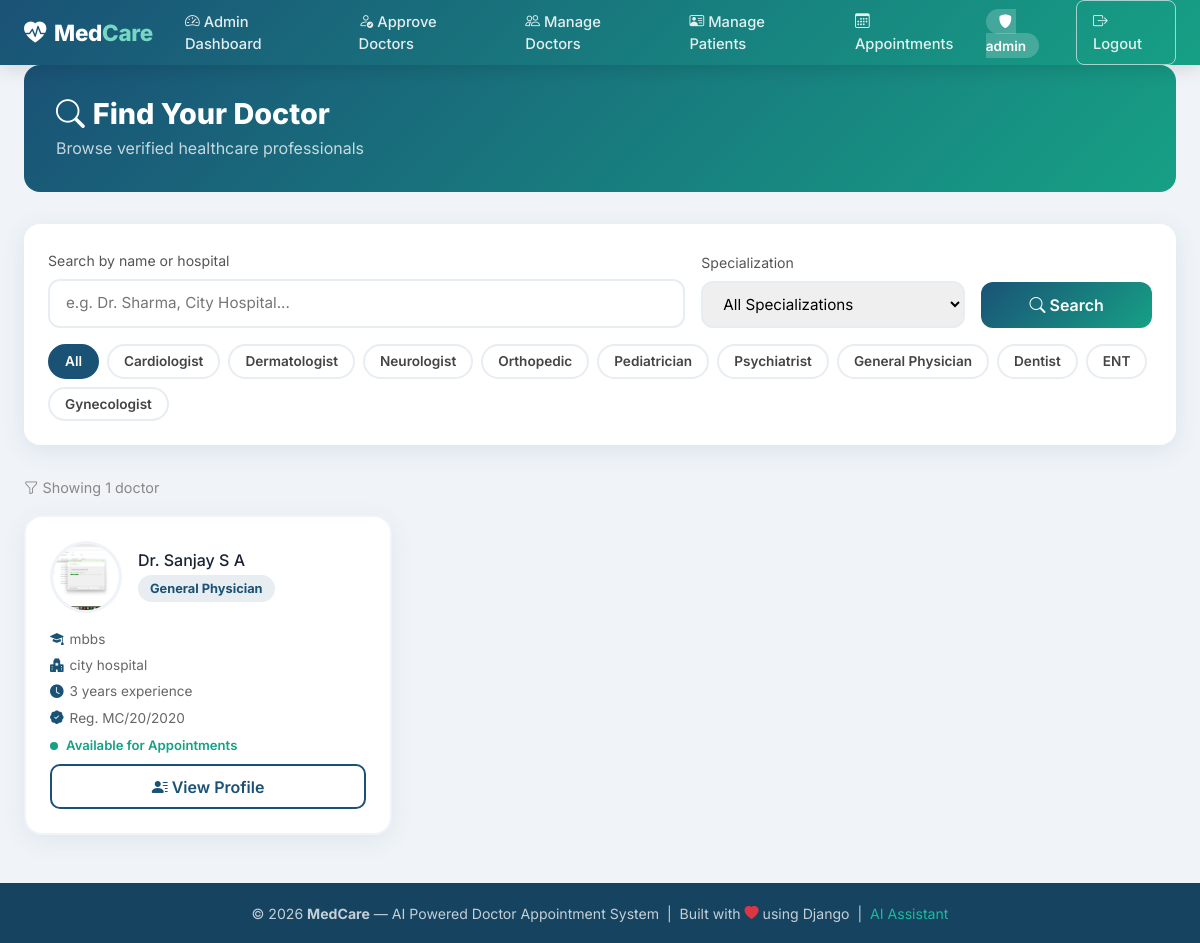
Page /doctors/ (signed in) on the committed database.
### accounts/models.py (models this page shows, shortened)
class User(AbstractUser):
    role = models.CharField(max_length=20, choices=ROLE_CHOICES, default='patient')

class DoctorProfile(models.Model):
    user               = models.OneToOneField(User, on_delete=models.CASCADE, related_name='doctorprofile')
    full_name          = models.CharField(max_length=100)
    email              = models.EmailField(blank=True, default='')
    phone              = models.CharField(max_length=15)
    specialization     = models.CharField(max_length=100, choices=SPECIALIZATION_CHOICES)
    qualification      = models.CharField(max_length=200, blank=True, default='', help_text="e.g. MBBS, MD, MS")
    experience         = models.IntegerField(default=0, help_text="Years of experience")
    hospital_name      = models.CharField(max_length=200, blank=True, default='')
    doctor_id          = models.CharField(max_length=50, unique=True)
    medical_council_reg = models.CharField(max_length=100, blank=True, default='', verbose_name="Medical Council Reg. No.")
    profile_picture    = models.ImageField(upload_to='doctors/profile/', blank=True, null=True)
    id_proof           = models.FileField(upload_to='doctors/id_proof/', blank=True, null=True)
    is_verified        = models.BooleanField(default=False)
    created_at         = models.DateTimeField(auto_now_add=True, null=True)
    class Meta:
        verbose_name = "Doctor Profile"
        ordering = ['-created_at']

### accounts/views.py (the view)
# urls.py: path('doctors/',                  a.doctor_list,    name='doctor_list'),
@login_required
def doctor_list(request):
    specialization = request.GET.get('specialization', '')
    search         = request.GET.get('search', '')
    doctors = DoctorProfile.objects.filter(is_verified=True).select_related('user')
    if specialization:
        doctors = doctors.filter(specialization=specialization)
    if search:
        doctors = doctors.filter(
            Q(full_name__icontains=search) |
            Q(hospital_name__icontains=search) |
            Q(specialization__icontains=search)
        )
    return render(request, 'doctor_list.html', {
        'doctors':          doctors,
        'specializations':  SPECIALIZATION_CHOICES,
        'selected_spec':    specialization,
        'search_query':     search,
    })

### templates/doctor_list.html (shortened to what this page needs)
{% extends 'base.html' %}
{% block content %}
<div class="list-page container-fluid px-4">
    <div class="page-header">
        <h1 style="font-size:1.8rem;font-weight:800;margin:0">
            <i class="bi bi-search me-2"></i>Find Your Doctor
        </h1>
        <p class="mb-0 opacity-75 mt-1">Browse verified healthcare professionals</p>
    </div>
    <div class="search-card">
        <form method="GET" action="{% url 'doctor_list' %}">
            <div class="row g-3 align-items-end mb-3">
                <div class="col-md-7">
                    <label class="form-label fw-600" style="font-size:0.88rem;color:#555">Search by name or hospital</label>
                    <input type="text" name="search" class="search-control" placeholder="e.g. Dr. Sharma, City Hospital..."
                           value="{{ search_query }}">
                </div>
                <div class="col-md-3">
                    <label class="form-label fw-600" style="font-size:0.88rem;color:#555">Specialization</label>
                    <select name="specialization" class="search-control" style="border-radius:12px">
                        <option value="">All Specializations</option>
                    </select>
                </div>
                <div class="col-md-2">
                    <button type="submit" class="btn-search w-100">
                        <i class="bi bi-search me-1"></i>Search
                    </button>
                </div>
            </div>
        </form>
        <div class="spec-filter">
            <a href="{% url 'doctor_list' %}" class="spec-chip {% if not selected_spec %}active{% endif %}">All</a>
            {% for value, label in specializations %}
            <a href="{% url 'doctor_list' %}?specialization={{ value }}" class="spec-chip {% if selected_spec == value %}active{% endif %}">{{ label }}</a>
            {% endfor %}
        </div>
    </div>
    {% if doctors %}
    <p class="results-count"><i class="bi bi-funnel me-1"></i>Showing {{ doctors|length }} doctor{{ doctors|length|pluralize }}</p>
    <div class="row g-4">
        {% for doc in doctors %}
        <div class="col-md-6 col-lg-4">
            <div class="doctor-card">
                <div class="d-flex align-items-center gap-3 mb-3">
                    {% if doc.profile_picture %}
                    <img src="{{ doc.profile_picture.url }}" class="doc-avatar" alt="{{ doc.full_name }}">
                    {% else %}
                    <div class="doc-avatar">🩺</div>
                    {% endif %}
                    <div>
                        <h5 class="mb-1 fw-800" style="font-size:1rem;color:#1a2332">Dr. {{ doc.full_name }}</h5>
                        <span class="spec-badge">{{ doc.specialization }}</span>
                    </div>
                </div>
                <div class="info-row"><i class="bi bi-mortarboard-fill"></i><span>{{ doc.qualification|default:"Not specified" }}</span></div>
                <div class="info-row"><i class="bi bi-hospital-fill"></i><span>{{ doc.hospital_name|default:"Private Practice" }}</span></div>
                <div class="info-row"><i class="bi bi-clock-fill"></i><span>{{ doc.experience }} years experience</span></div>
                {% if doc.medical_council_reg %}
                <div class="info-row"><i class="bi bi-patch-check-fill"></i><span>Reg. {{ doc.medical_council_reg }}</span></div>
                {% endif %}
                <div class="d-flex align-items-center gap-2 mt-2 mb-1">
                    <div style="width:8px;height:8px;background:#16a085;border-radius:50%;animation:pulse 1.5s infinite"></div>
                    <span style="font-size:0.82rem;color:#16a085;font-weight:600">Available for Appointments</span>
                </div>
                <a href="{% url 'doctor_profile' doc.id %}" class="btn-view">
                    <i class="bi bi-person-lines-fill me-1"></i>View Profile
                </a>
            </div>
        </div>
        {% endfor %}
    </div>
    {% endif %}
</div>
{% endblock %}

### templates/base.html (shortened to what this page needs)
<!DOCTYPE html>
<html lang="en">
<head>
    <link href="https://cdn.jsdelivr.net/npm/bootstrap@5.3.2/dist/css/bootstrap.min.css" rel="stylesheet">
    <link href="https://cdn.jsdelivr.net/npm/bootstrap-icons@1.11.3/font/bootstrap-icons.min.css" rel="stylesheet">
</head>
<body>
<nav class="navbar navbar-expand-lg medcare-nav">
    <div class="container-fluid px-4">
        <a class="navbar-brand" href="{% url 'home' %}">
            <i class="bi bi-heart-pulse-fill me-2"></i>Med<span>Care</span>
        </a>
        <div class="collapse navbar-collapse" id="mainNav">
            {% if user.is_authenticated %}
                {% if user.is_superuser or user.role == 'admin' %}
                <ul class="navbar-nav me-auto mb-2 mb-lg-0">
                    <li class="nav-item">
                        <a class="nav-link" href="{% url 'admin_dashboard' %}">
                            <i class="bi bi-speedometer2 me-1"></i>Admin Dashboard
                        </a>
                    </li>
                    <li class="nav-item">
                        <a class="nav-link" href="{% url 'admin_dashboard' %}#pending-doctors">
                            <i class="bi bi-person-check me-1"></i>Approve Doctors
                        </a>
                    </li>
                    <li class="nav-item">
                        <a class="nav-link" href="{% url 'admin_dashboard' %}#approved-doctors">
                            <i class="bi bi-people me-1"></i>Manage Doctors
                        </a>
                    </li>
                    <li class="nav-item">
                        <a class="nav-link" href="{% url 'admin_dashboard' %}#patients">
                            <i class="bi bi-person-vcard me-1"></i>Manage Patients
                        </a>
                    </li>
                    <li class="nav-item">
                        <a class="nav-link" href="{% url 'admin_dashboard' %}#appointments">
                            <i class="bi bi-calendar3 me-1"></i>Appointments
                        </a>
                    </li>
                </ul>
                <ul class="navbar-nav align-items-center gap-2">
                    <li class="nav-item">
                        <span class="user-badge"><i class="bi bi-shield-fill me-1"></i>{{ user.username }}</span>
                    </li>
                    <li class="nav-item">
                        <a class="nav-link nav-btn-outline" href="{% url 'logout' %}">
                            <i class="bi bi-box-arrow-right me-1"></i>Logout
                        </a>
                    </li>
                </ul>
                {% endif %}
            {% endif %}
        </div>
    </div>
</nav>
<div class="main-content">
    {% block content %}{% endblock %}
</div>
<footer class="medcare-footer">
    <p class="mb-0">
        &copy; 2026 <strong>MedCare</strong> — AI Powered Doctor Appointment System &nbsp;|&nbsp;
        Built with <i class="bi bi-heart-fill text-danger"></i> using Django &nbsp;|&nbsp;
        <a href="{% url 'ai_home' %}">AI Assistant</a>
    </p>
</footer>
</body>
</html>

### rows in the picture
User: username "admin"
DoctorProfile: profile_picture (picture), full_name "Sanjay S A", specialization "General Physician", qualification "mbbs", hospital_name "city hospital", experience "3", medical_council_reg "MC/20/2020"

### other values in the picture
{{ label }} "Cardiologist" "Dermatologist" "Neurologist" "Orthopedic" "Pediatrician" "Psychiatrist" "General Physician" "Dentist" "ENT" "Gynecologist"
{{ doctors|length }} "1"
